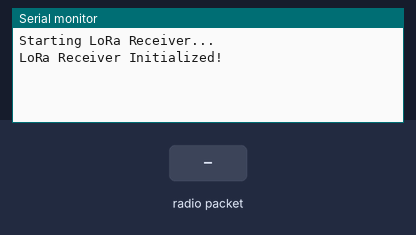
Recording of a sketch running on a simulated Arduino Uno, built with avr-gcc and run on an emulated ATmega328P. Parts: the last lines printed to the serial monitor. The inputs (shaded band) are chosen by the test bench. No radio packets arrive unless stated.

Above: at 1.2 s.
1.3 s: radio packet "1" arrives
At 1.7 s:
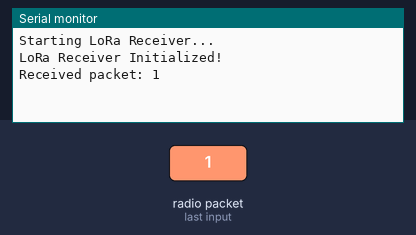
2.8 s: radio packet "0" arrives
At 4.0 s:
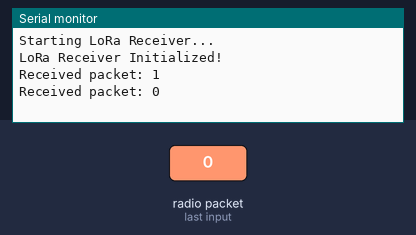
4.3 s: radio packet "2" arrives
At 5.2 s:
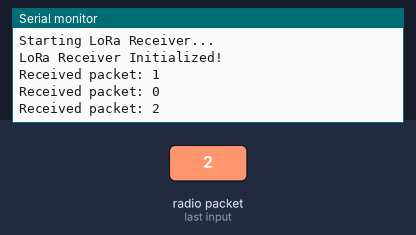

The sketch:

ESP_32_LoRa_Reciever.ino
```cpp
#include <SPI.h>
#include <LoRa.h>

#define SS 5      // LoRa module NSS (CS)
#define RST 14    // LoRa module RESET
#define DIO0 2    // LoRa module DIO0

void setup() {
    Serial.begin(115200);
    while (!Serial);

    Serial.println("Starting LoRa Receiver...");

    LoRa.setPins(SS, RST, DIO0);

    //433mhz radio freq start

    if (!LoRa.begin(433E6)) {
        Serial.println("LoRa initialization failed!");
        while (1);
    }

    Serial.println("LoRa Receiver Initialized!");
}

void loop() {
    int packetSize = LoRa.parsePacket();
    // Serial.println(packetSize);
    if (packetSize) {
        Serial.print("Received packet: ");

        while (LoRa.available()) {
            Serial.print((char)LoRa.read());
        }

        Serial.println();
    }
}
```

Measured:
- after the input at 1.3 s, the serial monitor: prints a new line at once (image 1)
- after the input at 2.8 s, the serial monitor: prints a new line at once (image 2)
- after the input at 4.3 s, the serial monitor: prints a new line at once (image 3)
